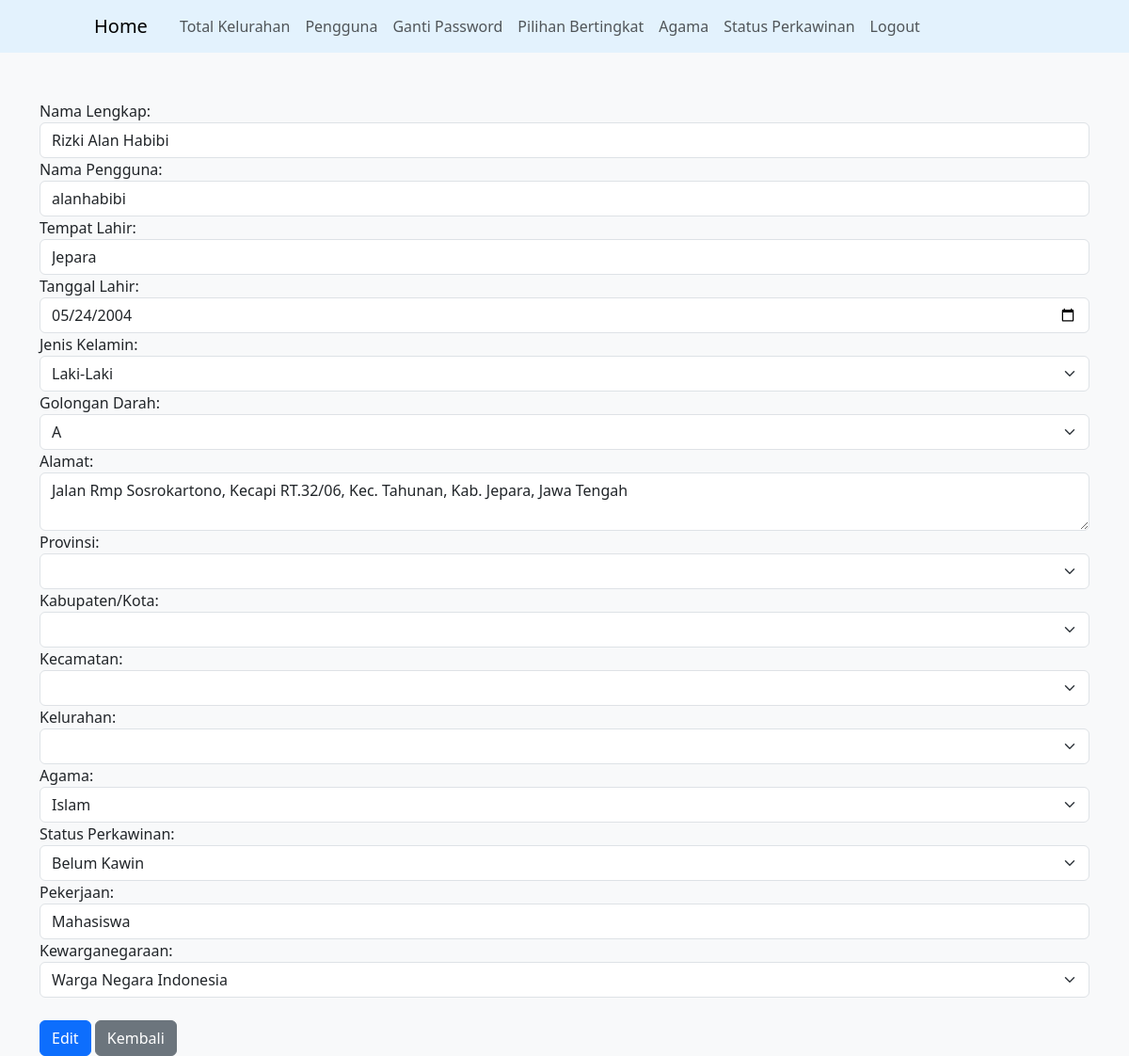
The app's page /edit_user.php?id=11 (signed in) with its own data.
### tables this page shows
CREATE TABLE `user` (
  `user_id` int(11) NOT NULL,
  `user_fullname` varchar(100) NOT NULL,
  `user_name` varchar(50) NOT NULL,
  `user_password` longtext NOT NULL,
  `citizen_id` varchar(16) DEFAULT NULL,
  `birth_place` varchar(100) DEFAULT NULL,
  `birth_date` date DEFAULT NULL,
  `gender` enum('Laki-Laki','Perempuan') DEFAULT NULL,
  `blood_type` enum('A','B','AB','O') DEFAULT NULL,
  `address` text DEFAULT NULL,
  `village_id` char(13) DEFAULT NULL,
  `religion_id` int(11) DEFAULT NULL,
  `marital_id` int(11) DEFAULT NULL,
  `job_title` varchar(100) DEFAULT NULL,
  `citizen_type` enum('WNI','WNA') DEFAULT NULL,
  `issued_date` date DEFAULT NULL
);

### edit_user.php (the view, shortened to what this page needs)
<?php
include 'config.php';
$user_id = $_GET['id'];
if ($_SERVER['REQUEST_METHOD'] === 'POST' && isset($_POST['username'])) {
    $fullname = $_POST['fullname'];
    $username = $_POST['username'];
    $birth_place = $_POST['birth_place'];
    $birth_date = $_POST['birth_date'];
    $gender = $_POST['gender'];
    $blood_type = $_POST['blood_type'];
    $address = $_POST['address'];
    $village_id = $_POST['village'];
    $religion_id = $_POST['religion'];
    $marital_id = $_POST['marital'];
    $job_title = $_POST['job_title'];
    $citizen_type = $_POST['citizen_type'];
    $query = "UPDATE `user` SET
            `user_fullname`='$fullname',
            `user_name`='$username',
            `birth_place`='$birth_place',
            `birth_date`='$birth_date',
            `gender`='$gender',
            `blood_type`='$blood_type',
            `address`='$address',
            `village_id`='$village_id',
            `religion_id`='$religion_id',
            `marital_id`='$marital_id',
            `job_title`='$job_title',
            `citizen_type`='$citizen_type'
            WHERE `user_id`='$user_id'";
    $result = mysqli_query($conn, $query);
    if ($result) {
        header("Location: user.php");
        exit();
    } else {
        echo "Error updating user: " . mysqli_error($conn);
    }
} else {
    $query = "SELECT * FROM user WHERE user_id = '$user_id'";
    $result = mysqli_query($conn, $query);
    $row = mysqli_fetch_assoc($result);
    $fullname = $row['user_fullname'];
    $username = $row['user_name'];
    $birth_place = $row['birth_place'];
    $birth_date = $row['birth_date'];
    $gender = $row['gender'];
    $address = $row['address'];
    $job_title = $row['job_title'];
    $citizen_type = $row['citizen_type'];
}
?>
<!DOCTYPE html>
<html lang="en">
<head>
    <link href="https://cdn.jsdelivr.net/npm/bootstrap@5.3.2/dist/css/bootstrap.min.css" rel="stylesheet">
</head>
<body>
    <?php include 'menu.php'; ?>
    <div class="container">
        <form method="post" action="edit_user.php?id=<?= $user_id; ?>">
            <div class="form-group">
                <label>Nama Lengkap:</label>
                <input type="text" class="form-control" name="fullname" value="<?= $fullname; ?>" placeholder="Fullname" required>
            </div>
            <div class="form-group">
                <label>Nama Pengguna:</label>
                <input type="text" class="form-control" name="username" value="<?= $username; ?>" placeholder="Username" required>
            </div>
            <div class="form-group">
                <label>Tempat Lahir:</label>
                <input type="text" class="form-control" name="birth_place" value="<?= $birth_place; ?>" placeholder="Tempat lahir">
            </div>
            <div class="form-group">
                <label>Tanggal Lahir:</label>
                <input type="date" class="form-control" name="birth_date" value="<?= $birth_date; ?>" placeholder="Tanggal lahir">
            </div>
            <div class="form-group">
                <label>Jenis Kelamin:</label>
                <select class="form-select" name="gender" aria-label="Pilih Jenis Kelamin">
                    <option value="Laki-Laki" <?= ($gender === 'Laki-Laki') ? 'selected' : ''; ?>>Laki-Laki</option>
                </select>
            </div>
            <div class="form-group">
                <label>Golongan Darah:</label>
                <select class="form-select" name="blood_type" aria-label="Pilih Golongan Darah">
                    <option value="A">A</option>
                </select>
            </div>
            <div class="form-group">
                <label>Alamat:</label>
                <textarea class="form-control" name="address" placeholder="Alamat"><?= $address; ?></textarea>
            </div>
            <div class="form-group">
                <label>Provinsi:</label>
                <select class="form-select" id="province" name="province" aria-label="Pilih Provinsi" required>
                    <option></option>
                    <?php
                    $query = "SELECT * FROM `reg_provinces`;";
                    $result = mysqli_query($conn, $query);
                    if ($result->num_rows > 0) :
                        $row = mysqli_fetch_all($result);
                        foreach ($row as $r) :
                    ?>
                            <option value="<?= $r[0]; ?>"><?= $r[1]; ?></option>
                    <?php
                        endforeach;
                    endif;
                    ?>
                </select>
            </div>
            <div class="form-group">
                <label>Kabupaten/Kota:</label>
                <select class="form-select" id="regency" name="regency" aria-label="Pilih Kabupaten/Kota" required>
                    <option></option>
                </select>
            </div>
            <div class="form-group">
                <label>Kecamatan:</label>
                <select class="form-select" id="district" name="district" aria-label="Pilih Kecamatan" required>
                    <option></option>
                </select>
            </div>
            <div class="form-group">
                <label>Kelurahan:</label>
                <select class="form-select" id="village" name="village" aria-label="Pilih Kelurahan" required>
                    <option></option>
                </select>
            </div>
            <div class="form-group">
                <label>Agama:</label>
                <select class="form-select" name="religion" aria-label="Pilih Agama">
                    <?php
                    $query = "SELECT * FROM `religion`;";
                    $result = mysqli_query($conn, $query);
                    if ($result->num_rows > 0) :
                        $row = mysqli_fetch_all($result);
                        foreach ($row as $r) :
                    ?>
                            <option value="<?= $r[0]; ?>"><?= $r[1]; ?></option>
                    <?php
                        endforeach;
                    endif;
                    ?>
                </select>
            </div>
            <div class="form-group">
                <label>Status Perkawinan:</label>
                <select class="form-select" name="marital" aria-label="Pilih Status Perkawinan">
                    <?php
                    $query = "SELECT * FROM `marital`;";
                    $result = mysqli_query($conn, $query);
                    if ($result->num_rows > 0) :
                        $row = mysqli_fetch_all($result);
                        foreach ($row as $r) :
                    ?>
                            <option value="<?= $r[0]; ?>"><?= $r[1]; ?></option>
                    <?php
                        endforeach;
                    endif;
                    ?>
                </select>
            </div>
            <div class="form-group">
                <label>Pekerjaan:</label>
                <input type="text" class="form-control" name="job_title" value="<?= $job_title; ?>" placeholder="Pekerjaan">
            </div>
            <div class="form-group">
                <label>Kewarganegaraan:</label>
                <select class="form-select" name="citizen_type" aria-label="Pilih Kewarganegaraan">
                    <option value="WNI" <?= ($citizen_type === 'WNI') ? 'selected' : ''; ?>>Warga Negara Indonesia</option>
                </select>
            </div>
            <br>
            <button type="submit" class="btn btn-primary">Edit</button>
            <a href="user.php" class="btn btn-secondary">Kembali</a>
        </form>
    </div>
</body>
</html>

### edit_user.php (style rules this page uses)
body { background-color: #f8f9fa; }
.container { margin-top: 50px; }

### records on screen
user: fullname "Rizki Alan Habibi", username "alanhabibi", birth_place "Jepara", birth_date "05/24/2004", gender "Laki-Laki", address "Jalan Rmp Sosrokartono, Kecapi RT.32/06, Kec. Tahunan, Kab. Jepara, Jawa Tengah", job_title "Mahasiswa", citizen_type "Warga Negara Indonesia"

### other values on screen
form field religion "Islam"
form field marital "Belum Kawin"
